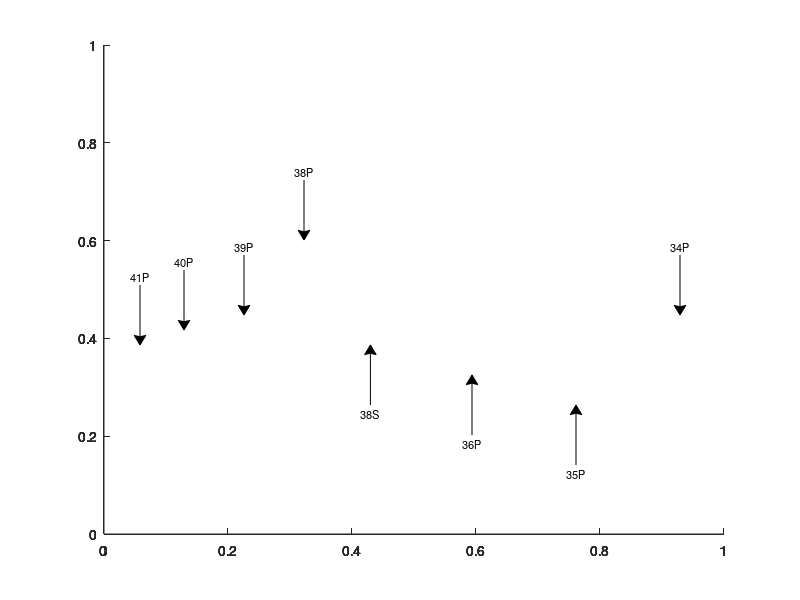

Write MATLAB code to recreate this figure.
arrowX = [.175 .175];
arrowY = [0.525 0.425];
ArrowHan = annotation('textarrow',arrowX,arrowY);
set(ArrowHan,...
    'String','41P',...
    'FontSize',8,...
    'HeadStyle', 'vback1',...
    'HeadLength', 5,...
    'HeadWidth', 6)

arrowX = [.23 .23];
arrowY = [0.55 0.45];
ArrowHan = annotation('textarrow',arrowX,arrowY);
set(ArrowHan,...
    'String','40P',...
    'FontSize',8,...
    'HeadStyle', 'vback1',...
    'HeadLength', 5,...
    'HeadWidth', 6)

arrowX = [0.305 0.305];
arrowY = [0.575 0.475];
ArrowHan = annotation('textarrow',arrowX,arrowY);
set(ArrowHan,...
    'String','39P',...
    'FontSize',8,...
    'HeadStyle', 'vback1',...
    'HeadLength', 5,...
    'HeadWidth', 6)

arrowX = [0.38 0.38];
arrowY = [0.7 0.6];
ArrowHan = annotation('textarrow',arrowX,arrowY);
set(ArrowHan,...
    'String','38P',...
    'FontSize',8,...
    'HeadStyle', 'vback1',...
    'HeadLength', 5,...
    'HeadWidth', 6)

arrowX = [.463 .463];
arrowY = [.325 .425];
ArrowHan = annotation('textarrow',arrowX,arrowY);
set(ArrowHan,...
    'String','38S',...
    'FontSize',8,...
    'HeadStyle', 'vback1',...
    'HeadLength', 5,...
    'HeadWidth', 6)

arrowX = [.59 .59];
arrowY = [.275 .375];
ArrowHan = annotation('textarrow',arrowX,arrowY);
set(ArrowHan,...
    'String','36P',...
    'FontSize',8,...
    'HeadStyle', 'vback1',...
    'HeadLength', 5,...
    'HeadWidth', 6)

arrowX = [.72 .72];
arrowY = [.225 .325];
ArrowHan = annotation('textarrow',arrowX,arrowY);
set(ArrowHan,...
    'String','35P',...
    'FontSize',8,...
    'HeadStyle', 'vback1',...
    'HeadLength', 5,...
    'HeadWidth', 6)

arrowX = [.85 .85];
arrowY = [.575 .475];
ArrowHan = annotation('textarrow',arrowX,arrowY);
set(ArrowHan,...
    'String','34P',...
    'FontSize',8,...
    'HeadStyle', 'vback1',...
    'HeadLength', 5,...
    'HeadWidth', 6)